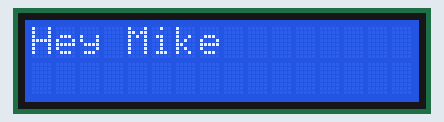
This sketch was run on a simulated Arduino Uno, built with avr-gcc and run on an emulated ATmega328P. Parts: 16×2 character LCD.

Above: at 0.1 s.
At 1.1 s:
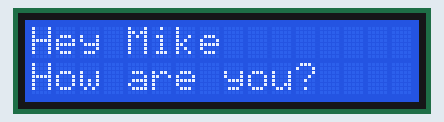
At 9.1 s:
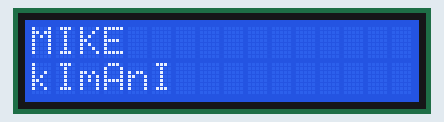
At 14.2 s:
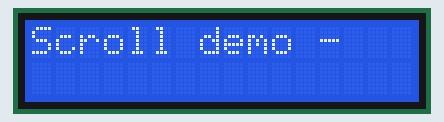
At 32.4 s:
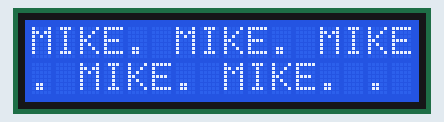
At 35.4 s:
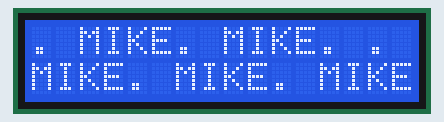

The sketch:

lcd_display.ino
```cpp
/*
  LCD Display with I2C Interface Demo
  lcd-i2c-demo.ino
  Use NewLiquidCrystal Library
  DroneBot Workshop 2018
  https://dronebotworkshop.com
*/

// Include Wire Library for I2C
#include <Wire.h>
// Include NewLiquidCrystal Library for I2C
#include <LiquidCrystal_I2C.h>

// Define LCD pinout
const int  en = 2, rw = 1, rs = 0, d4 = 4, d5 = 5, d6 = 6, d7 = 7, bl = 3;

// Define I2C Address - change if reqiuired
const int i2c_addr = 0x27;

LiquidCrystal_I2C lcd(i2c_addr, en, rw, rs, d4, d5, d6, d7, bl, POSITIVE);

void setup()
{

  // Set display type as 16 char, 2 rows
  lcd.begin(16,2);

  // Print on first row
  lcd.setCursor(0,0);
  lcd.print("Hey Mike");

  // Wait 1 second
  delay(1000);

  // Print on second row
  lcd.setCursor(0,1);
  lcd.print("How are you?");

  // Wait 8 seconds
  delay(8000);

  // Clear the display
  lcd.clear();

}


void loop()
{

  // Demo 1 - flash backlight
  lcd.setCursor(0,0);
  lcd.print("MIKE");
  lcd.setCursor(0,1);
  lcd.print("kImAnI");

  delay(3000);
  lcd.clear();

  // Flash backlight 4 times
  for(int i = 0; i< 4; i++)
    {
    lcd.backlight();
    delay(250);
    lcd.noBacklight();
    delay(250);
    }

  // Turn backlight back on
  lcd.backlight();

  // Demo 2 - scroll
  lcd.setCursor(0,0);
  lcd.print("Scroll demo - ");
  delay(1500);
  // set the display to automatically scroll:
  lcd.autoscroll();
  // print from 0 to 9:
  for (int thisChar = 10; thisChar >= 0; thisChar++) {
    lcd.print("MIKE. ");
    delay(500);
    }
  // turn off automatic scrolling
  lcd.noAutoscroll();

  // clear screen
  lcd.clear();

  //Delay
  delay(1000);

}
```

Measured:
- what the display in image 1 shows lasts 8.0 s, from 1.1 s to 9.1 s
- what the display in image 2 shows lasts 3.0 s, from 9.1 s to 12.1 s
- what the display in image 3 shows lasts 1.5 s, from 14.1 s to 15.6 s
- what the display in image 4 shows lasts 2.0 s, from 32.3 s to 34.3 s
- what the display in image 5 shows lasts 2.6 s, from 35.3 s to 37.9 s
